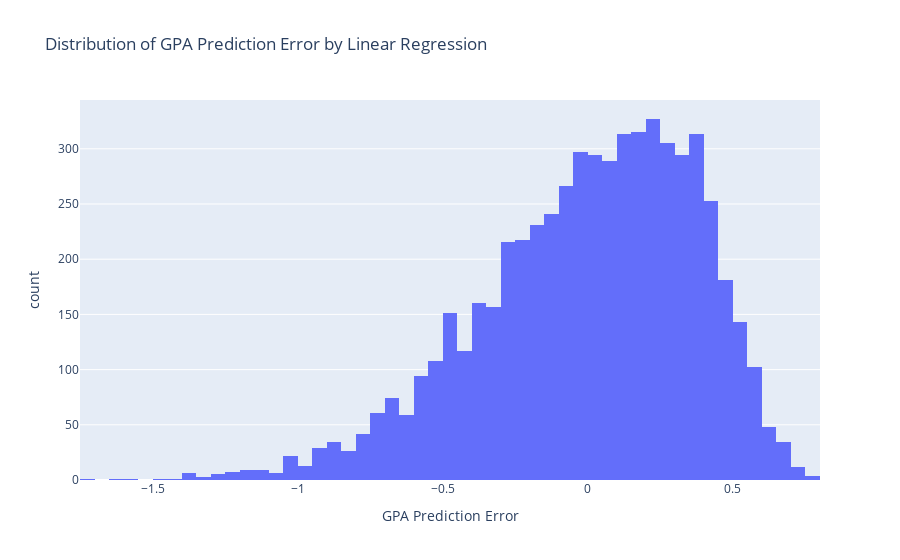

Here is the notebook cell this chart was saved with:
### Code cell
# linear regression
from sklearn.linear_model import LinearRegression
reg = LinearRegression().fit(X_train, y_train)

y_pred = reg.predict(X_test)

# compute RMSE
from sklearn.metrics import root_mean_squared_error
print('RMSE of testing set:', root_mean_squared_error(y_test, y_pred))

# check dist of error
import plotly.express as px
err = y_test - y_pred
err.columns = ['GPA Prediction Error']
fig = px.histogram(err, title='Distribution of GPA Prediction Error by Linear Regression', x=err.columns[0])
fig.show()

### Figure 1 — Plotly figure (JSON) as saved in the notebook; plotly's stock layout.template omitted (floating-point values rounded to 4 significant figures; data arrays with more than 128 entries replaced by an {"elided": "..."} marker saying what was removed)
{"data": [{"alignmentgroup": "True", "bingroup": "x", "hovertemplate": "GPA Prediction Error=%{x}<br>count=%{y}<extra></extra>", "legendgroup": "", "marker": {"color": "#636efa", "pattern": {"shape": ""}}, "name": "", "offsetgroup": "", "orientation": "v", "showlegend": false, "type": "histogram", "x": {"elided": "5892 float values"}, "xaxis": "x", "yaxis": "y"}], "layout": {"barmode": "relative", "legend": {"tracegroupgap": 0}, "title": {"text": "Distribution of GPA Prediction Error by Linear Regression"}, "xaxis": {"anchor": "y", "domain": [0, 1], "title": {"text": "GPA Prediction Error"}}, "yaxis": {"anchor": "x", "domain": [0, 1], "title": {"text": "count"}}}}
